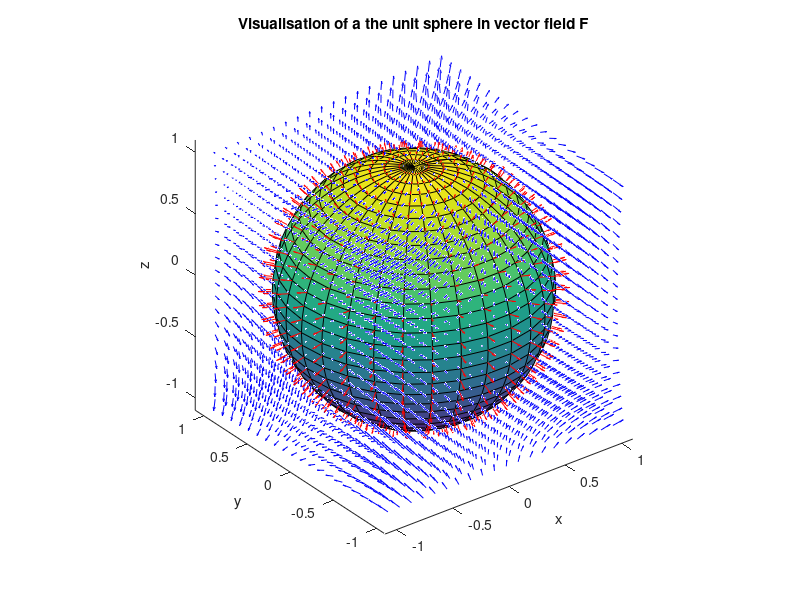

This chart was generated by the following MATLAB code:
%{
Name: Katie Alderton
Date: 19/04/2024
Description: Visualisation 

Input(s):
- Number of spatial divisions (n_div)
- Number of faces (n_face)

Output(s): 
- A figure showing a graph of the unit sphere, its normal vectors and the vector field
it is located within

%}
%
clear 
close all
clc
%
% Set up 3D grid
n_div=20; % number of equal spatial divisions
x=linspace(-1,1,n_div);
y=linspace(-1,1,n_div);
z=linspace(-1,1,n_div);
[X,Y,Z]=meshgrid(x,y,z); % Sets up a 3D grid based on x,y and z
%
% Define the vector field F as denoted in the Assignment brief
F_X=X.*(Z.^2);
F_Y=X.*Y;
F_Z=Y.*Z;
%
% Generate coordinates on the spherical surface
n_face=30; % Number of faces on the sphere (this will be 30x30 as per the question)
[s_x,s_y,s_z]=sphere(n_face); % Generates coordinates on the spherical surface
[n_x,n_y,n_z]=surfnorm(s_x,s_y,s_z); % Generates surface normals
%
% Visualisation of the unit sphere
figure(1)
hold on
quiver3(X,Y,Z,F_X,F_Y,F_Z,'Color','b') % Plots the vector field F
surf(s_x,s_y,s_z) % Plots the spherical Gaussian surface 
quiver3(s_x,s_y,s_z,n_x,n_y,n_z,'Color','r') % Plots the normals to the spherical surface
view(-37.5,30) % Sets a 3D view point.
axis equal
xlabel('x')
ylabel('y')
zlabel('z')
title('Visualisation of a the unit sphere in vector field F')

